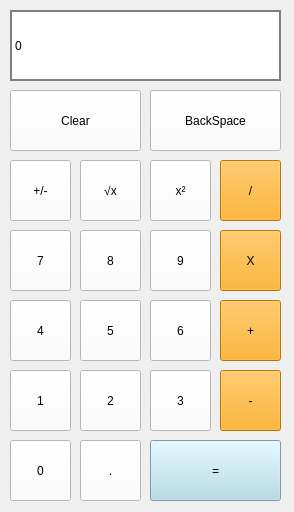
<?xml version="1.0" encoding="UTF-8"?>
<ui version="4.0">
 <class>Form</class>
 <widget class="QWidget" name="Form">
  <property name="geometry">
   <rect>
    <x>0</x>
    <y>0</y>
    <width>294</width>
    <height>512</height>
   </rect>
  </property>
  <property name="windowTitle">
   <string>Form</string>
  </property>
  <widget class="QPushButton" name="pushButton_11">
   <property name="geometry">
    <rect>
     <x>10</x>
     <y>300</y>
     <width>61</width>
     <height>61</height>
    </rect>
   </property>
   <property name="styleSheet">
    <string notr="true">QPushButton {
    background-color: white; /* Default background color */
    qproperty-alignment: 'AlignCenter'; /* Align text to the center */
}

QPushButton:hover {
    background-color: lightgreen; /* Background color when hovered */
}

QPushButton:pressed {
    background-color: lightcoral; /* Background color when pressed */
}
</string>
   </property>
   <property name="text">
    <string>4</string>
   </property>
  </widget>
  <widget class="QPushButton" name="pushButton_21">
   <property name="geometry">
    <rect>
     <x>150</x>
     <y>370</y>
     <width>61</width>
     <height>61</height>
    </rect>
   </property>
   <property name="styleSheet">
    <string notr="true">QPushButton {
    background-color: white; /* Default background color */
    qproperty-alignment: 'AlignCenter'; /* Align text to the center */
}

QPushButton:hover {
    background-color: lightgreen; /* Background color when hovered */
}

QPushButton:pressed {
    background-color: lightcoral; /* Background color when pressed */
}
</string>
   </property>
   <property name="text">
    <string>3</string>
   </property>
  </widget>
  <widget class="QPushButton" name="pushButton_2">
   <property name="geometry">
    <rect>
     <x>10</x>
     <y>230</y>
     <width>61</width>
     <height>61</height>
    </rect>
   </property>
   <property name="styleSheet">
    <string notr="true">QPushButton {
    background-color: white; /* Default background color */
    qproperty-alignment: 'AlignCenter'; /* Align text to the center */
}

QPushButton:hover {
    background-color: lightgreen; /* Background color when hovered */
}

QPushButton:pressed {
    background-color: lightcoral; /* Background color when pressed */
}
</string>
   </property>
   <property name="text">
    <string>7</string>
   </property>
  </widget>
  <widget class="QPushButton" name="pushButton_13">
   <property name="geometry">
    <rect>
     <x>150</x>
     <y>300</y>
     <width>61</width>
     <height>61</height>
    </rect>
   </property>
   <property name="styleSheet">
    <string notr="true">QPushButton {
    background-color: white; /* Default background color */
    qproperty-alignment: 'AlignCenter'; /* Align text to the center */
}

QPushButton:hover {
    background-color: lightgreen; /* Background color when hovered */
}

QPushButton:pressed {
    background-color: lightcoral; /* Background color when pressed */
}
</string>
   </property>
   <property name="text">
    <string>6</string>
   </property>
  </widget>
  <widget class="QLabel" name="label">
   <property name="geometry">
    <rect>
     <x>10</x>
     <y>10</y>
     <width>271</width>
     <height>71</height>
    </rect>
   </property>
   <property name="toolTip">
    <string>&lt;html&gt;&lt;head/&gt;&lt;body&gt;&lt;p&gt;&lt;br/&gt;&lt;/p&gt;&lt;/body&gt;&lt;/html&gt;</string>
   </property>
   <property name="whatsThis">
    <string>&lt;html&gt;&lt;head/&gt;&lt;body&gt;&lt;p&gt;&lt;br/&gt;&lt;/p&gt;&lt;/body&gt;&lt;/html&gt;</string>
   </property>
   <property name="styleSheet">
    <string notr="true">QLabel {
    qproperty-alignment: 'AlignRight | AlignVCenter';
	border: 2px solid gray;
	background-color: white;
}
</string>
   </property>
   <property name="text">
    <string>0</string>
   </property>
  </widget>
  <widget class="QPushButton" name="pushButton_5">
   <property name="geometry">
    <rect>
     <x>150</x>
     <y>160</y>
     <width>61</width>
     <height>61</height>
    </rect>
   </property>
   <property name="styleSheet">
    <string notr="true">QPushButton {
    background-color: white; /* Default background color */
    qproperty-alignment: 'AlignCenter'; /* Align text to the center */
}

QPushButton:hover {
    background-color: lightgreen; /* Background color when hovered */
}

QPushButton:pressed {
    background-color: lightcoral; /* Background color when pressed */
}
</string>
   </property>
   <property name="text">
    <string>x²</string>
   </property>
  </widget>
  <widget class="QPushButton" name="pushButton_12">
   <property name="geometry">
    <rect>
     <x>80</x>
     <y>300</y>
     <width>61</width>
     <height>61</height>
    </rect>
   </property>
   <property name="styleSheet">
    <string notr="true">QPushButton {
    background-color: white; /* Default background color */
    qproperty-alignment: 'AlignCenter'; /* Align text to the center */
}

QPushButton:hover {
    background-color: lightgreen; /* Background color when hovered */
}

QPushButton:pressed {
    background-color: lightcoral; /* Background color when pressed */
}
</string>
   </property>
   <property name="text">
    <string>5</string>
   </property>
  </widget>
  <widget class="QPushButton" name="pushButton_22">
   <property name="geometry">
    <rect>
     <x>220</x>
     <y>370</y>
     <width>61</width>
     <height>61</height>
    </rect>
   </property>
   <property name="styleSheet">
    <string notr="true">QPushButton {
    background-color: orange; /* Default background color */
    qproperty-alignment: 'AlignCenter'; /* Align text to the center */
}

QPushButton:hover {
    background-color: lightgreen; /* Background color when hovered */
}

QPushButton:pressed {
    background-color: lightcoral; /* Background color when pressed */
}
</string>
   </property>
   <property name="text">
    <string>-</string>
   </property>
  </widget>
  <widget class="QPushButton" name="pushButton_17">
   <property name="geometry">
    <rect>
     <x>80</x>
     <y>370</y>
     <width>61</width>
     <height>61</height>
    </rect>
   </property>
   <property name="styleSheet">
    <string notr="true">QPushButton {
    background-color: white; /* Default background color */
    qproperty-alignment: 'AlignCenter'; /* Align text to the center */
}

QPushButton:hover {
    background-color: lightgreen; /* Background color when hovered */
}

QPushButton:pressed {
    background-color: lightcoral; /* Background color when pressed */
}
</string>
   </property>
   <property name="text">
    <string>2</string>
   </property>
  </widget>
  <widget class="QPushButton" name="pushButton_4">
   <property name="geometry">
    <rect>
     <x>220</x>
     <y>160</y>
     <width>61</width>
     <height>61</height>
    </rect>
   </property>
   <property name="styleSheet">
    <string notr="true">QPushButton {
    background-color: orange; /* Default background color */
    qproperty-alignment: 'AlignCenter'; /* Align text to the center */
}

QPushButton:hover {
    background-color: lightgreen; /* Background color when hovered */
}

QPushButton:pressed {
    background-color: lightcoral; /* Background color when pressed */
}
</string>
   </property>
   <property name="text">
    <string>/</string>
   </property>
  </widget>
  <widget class="QPushButton" name="pushButton_9">
   <property name="geometry">
    <rect>
     <x>220</x>
     <y>230</y>
     <width>61</width>
     <height>61</height>
    </rect>
   </property>
   <property name="styleSheet">
    <string notr="true">QPushButton {
    background-color: orange; /* Default background color */
    qproperty-alignment: 'AlignCenter'; /* Align text to the center */
}

QPushButton:hover {
    background-color: lightgreen; /* Background color when hovered */
}

QPushButton:pressed {
    background-color: lightcoral; /* Background color when pressed */
}
</string>
   </property>
   <property name="text">
    <string>X</string>
   </property>
  </widget>
  <widget class="QPushButton" name="pushButton">
   <property name="geometry">
    <rect>
     <x>10</x>
     <y>90</y>
     <width>131</width>
     <height>61</height>
    </rect>
   </property>
   <property name="styleSheet">
    <string notr="true">QPushButton {
    background-color: white; /* Default background color */
    qproperty-alignment: 'AlignCenter'; /* Align text to the center */
}

QPushButton:hover {
    background-color: lightgreen; /* Background color when hovered */
}

QPushButton:pressed {
    background-color: lightcoral; /* Background color when pressed */
}
</string>
   </property>
   <property name="text">
    <string>Clear</string>
   </property>
  </widget>
  <widget class="QPushButton" name="pushButton_7">
   <property name="geometry">
    <rect>
     <x>80</x>
     <y>230</y>
     <width>61</width>
     <height>61</height>
    </rect>
   </property>
   <property name="styleSheet">
    <string notr="true">QPushButton {
    background-color: white; /* Default background color */
    qproperty-alignment: 'AlignCenter'; /* Align text to the center */
}

QPushButton:hover {
    background-color: lightgreen; /* Background color when hovered */
}

QPushButton:pressed {
    background-color: lightcoral; /* Background color when pressed */
}
</string>
   </property>
   <property name="text">
    <string>8</string>
   </property>
  </widget>
  <widget class="QPushButton" name="pushButton_20">
   <property name="geometry">
    <rect>
     <x>150</x>
     <y>440</y>
     <width>131</width>
     <height>61</height>
    </rect>
   </property>
   <property name="styleSheet">
    <string notr="true">QPushButton {
    background-color: lightblue; /* Default background color */
    qproperty-alignment: 'AlignCenter'; /* Align text to the center */
}

QPushButton:hover {
    background-color: lightgreen; /* Background color when hovered */
}

QPushButton:pressed {
    background-color: lightcoral; /* Background color when pressed */
}
</string>
   </property>
   <property name="text">
    <string>=</string>
   </property>
  </widget>
  <widget class="QPushButton" name="pushButton_14">
   <property name="geometry">
    <rect>
     <x>220</x>
     <y>300</y>
     <width>61</width>
     <height>61</height>
    </rect>
   </property>
   <property name="styleSheet">
    <string notr="true">QPushButton {
    background-color: orange; /* Default background color */
    qproperty-alignment: 'AlignCenter'; /* Align text to the center */
}

QPushButton:hover {
    background-color: lightgreen; /* Background color when hovered */
}

QPushButton:pressed {
    background-color: lightcoral; /* Background color when pressed */
}
</string>
   </property>
   <property name="text">
    <string>+</string>
   </property>
  </widget>
  <widget class="QPushButton" name="pushButton_19">
   <property name="geometry">
    <rect>
     <x>10</x>
     <y>440</y>
     <width>61</width>
     <height>61</height>
    </rect>
   </property>
   <property name="styleSheet">
    <string notr="true">QPushButton {
    background-color: white; /* Default background color */
    qproperty-alignment: 'AlignCenter'; /* Align text to the center */
}

QPushButton:hover {
    background-color: lightgreen; /* Background color when hovered */
}

QPushButton:pressed {
    background-color: lightcoral; /* Background color when pressed */
}
</string>
   </property>
   <property name="text">
    <string>0</string>
   </property>
  </widget>
  <widget class="QPushButton" name="pushButton_16">
   <property name="geometry">
    <rect>
     <x>10</x>
     <y>370</y>
     <width>61</width>
     <height>61</height>
    </rect>
   </property>
   <property name="styleSheet">
    <string notr="true">QPushButton {
    background-color: white; /* Default background color */
    qproperty-alignment: 'AlignCenter'; /* Align text to the center */
}

QPushButton:hover {
    background-color: lightgreen; /* Background color when hovered */
}

QPushButton:pressed {
    background-color: lightcoral; /* Background color when pressed */
}
</string>
   </property>
   <property name="text">
    <string>1</string>
   </property>
  </widget>
  <widget class="QPushButton" name="pushButton_18">
   <property name="geometry">
    <rect>
     <x>80</x>
     <y>440</y>
     <width>61</width>
     <height>61</height>
    </rect>
   </property>
   <property name="styleSheet">
    <string notr="true">QPushButton {
    background-color: white; /* Default background color */
    qproperty-alignment: 'AlignCenter'; /* Align text to the center */
}

QPushButton:hover {
    background-color: lightgreen; /* Background color when hovered */
}

QPushButton:pressed {
    background-color: lightcoral; /* Background color when pressed */
}
</string>
   </property>
   <property name="text">
    <string>.</string>
   </property>
  </widget>
  <widget class="QPushButton" name="pushButton_8">
   <property name="geometry">
    <rect>
     <x>150</x>
     <y>230</y>
     <width>61</width>
     <height>61</height>
    </rect>
   </property>
   <property name="styleSheet">
    <string notr="true">QPushButton {
    background-color: white; /* Default background color */
    qproperty-alignment: 'AlignCenter'; /* Align text to the center */
}

QPushButton:hover {
    background-color: lightgreen; /* Background color when hovered */
}

QPushButton:pressed {
    background-color: lightcoral; /* Background color when pressed */
}
</string>
   </property>
   <property name="text">
    <string>9</string>
   </property>
  </widget>
  <widget class="QPushButton" name="pushButton_6">
   <property name="geometry">
    <rect>
     <x>10</x>
     <y>160</y>
     <width>61</width>
     <height>61</height>
    </rect>
   </property>
   <property name="styleSheet">
    <string notr="true">QPushButton {
    background-color: white; /* Default background color */
    qproperty-alignment: 'AlignCenter'; /* Align text to the center */
}

QPushButton:hover {
    background-color: lightgreen; /* Background color when hovered */
}

QPushButton:pressed {
    background-color: lightcoral; /* Background color when pressed */
}
</string>
   </property>
   <property name="text">
    <string>+/-</string>
   </property>
  </widget>
  <widget class="QPushButton" name="pushButton_10">
   <property name="geometry">
    <rect>
     <x>80</x>
     <y>160</y>
     <width>61</width>
     <height>61</height>
    </rect>
   </property>
   <property name="styleSheet">
    <string notr="true">QPushButton {
    background-color: white; /* Default background color */
    qproperty-alignment: 'AlignCenter'; /* Align text to the center */
}

QPushButton:hover {
    background-color: lightgreen; /* Background color when hovered */
}

QPushButton:pressed {
    background-color: lightcoral; /* Background color when pressed */
}
</string>
   </property>
   <property name="text">
    <string>√x</string>
   </property>
  </widget>
  <widget class="QPushButton" name="pushButton_3">
   <property name="geometry">
    <rect>
     <x>150</x>
     <y>90</y>
     <width>131</width>
     <height>61</height>
    </rect>
   </property>
   <property name="styleSheet">
    <string notr="true">QPushButton {
    background-color: white; /* Default background color */
    qproperty-alignment: 'AlignCenter'; /* Align text to the center */
}

QPushButton:hover {
    background-color: lightgreen; /* Background color when hovered */
}

QPushButton:pressed {
    background-color: lightcoral; /* Background color when pressed */
}
</string>
   </property>
   <property name="text">
    <string>BackSpace</string>
   </property>
  </widget>
 </widget>
 <resources/>
 <connections/>
</ui>
